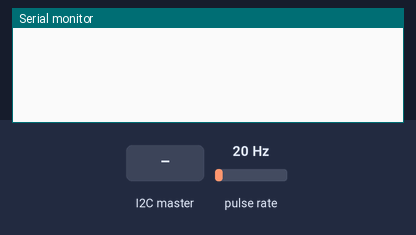
A sketch run on a simulated Arduino Uno, built with avr-gcc and run on an emulated ATmega328P. Shown: the last lines printed to the serial monitor. Wiring (inferred from the names in the program): pulse sensor: data pin 2. The inputs (shaded band) are chosen by the test bench; at power-on: pulse rate 20 Hz.

Above: at 1.2 s.
1.3 s: the I2C master sends the byte 5
At 2.5 s:
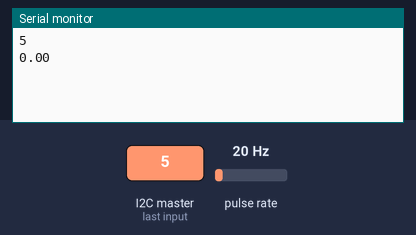
2.8 s: the I2C master sends the byte 90
At 3.9 s:
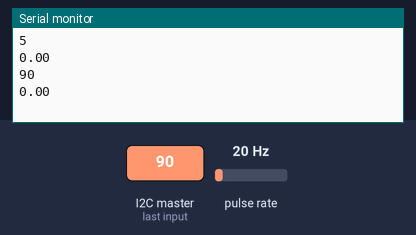
Timing chart, 0 to 5.8 s (numbered marks = the images above; inputs shaded):
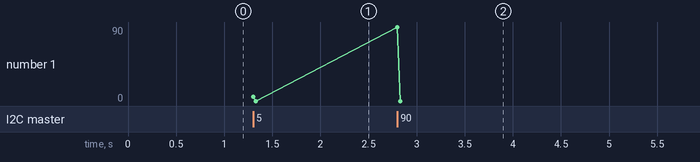

Measured:
- after the input at 1.3 s, the serial monitor: prints a new line at once (image 1)
- after the input at 2.8 s, the serial monitor: prints a new line at once (image 2)

The sketch:

waterMeterVol.ino
```cpp
/*
YF‐ S201 Water Flow Sensor
Water Flow Sensor output processed to read in litres/hour
Adaptation Courtesy: www.hobbytronics.co.uk
*/
#include <Wire.h>

#define I2C_ADDRESS_OTHER 0x1
#define I2C_ADDRESS_ME 0x2

volatile int flow_frequency; // Measures flow sensor pulses
unsigned char flowsensor = 2; // Sensor Input
float vol = 0.0,l_minute;
int numValve;
float amountWater = 1.02;
String amountWaterStr = "";

void flow () // Interrupt function
{
   flow_frequency++;
}
void setup()
{
   pinMode(flowsensor, INPUT);
   digitalWrite(flowsensor, HIGH); // Optional Internal Pull-Up
   Serial.begin(9600);
   Wire.begin(I2C_ADDRESS_ME);                // join i2c bus with address #4
   Wire.onReceive(receiveEvent); // register event
   attachInterrupt(0, flow, RISING); // Setup Interrupt
}
void loop ()
{
}

void waterPlantAmout() {
     // Every second, calculate and print litres/hour
   while(vol < amountWater)
   {
      // Pulse frequency (Hz) = 7.5Q, Q is flow rate in L/min.
      l_minute = (flow_frequency / 7.5); // (Pulse frequency x 60 min) / 7.5Q = flowrate in L/hour
      l_minute = l_minute/60;
      vol = vol +l_minute;
      flow_frequency = 0;
      Serial.print(l_minute, DEC); // Print litres/hour
      Serial.println(" L/hour");
      Serial.println(vol);
   }

}

void receiveEvent() {
  while(1 < Wire.available()) { // loop through all but the last
    char c = Wire.read();
    //Serial.print(c);
    amountWaterStr = amountWaterStr + c;    // receive byte as an integer
  }

  numValve = Wire.read(); // receive byte as a character
  amountWater = amountWaterStr.toFloat();
  Serial.println(numValve);
  Serial.println(amountWater);
  waterPlantAmout();
  delay(5000);
}
```
